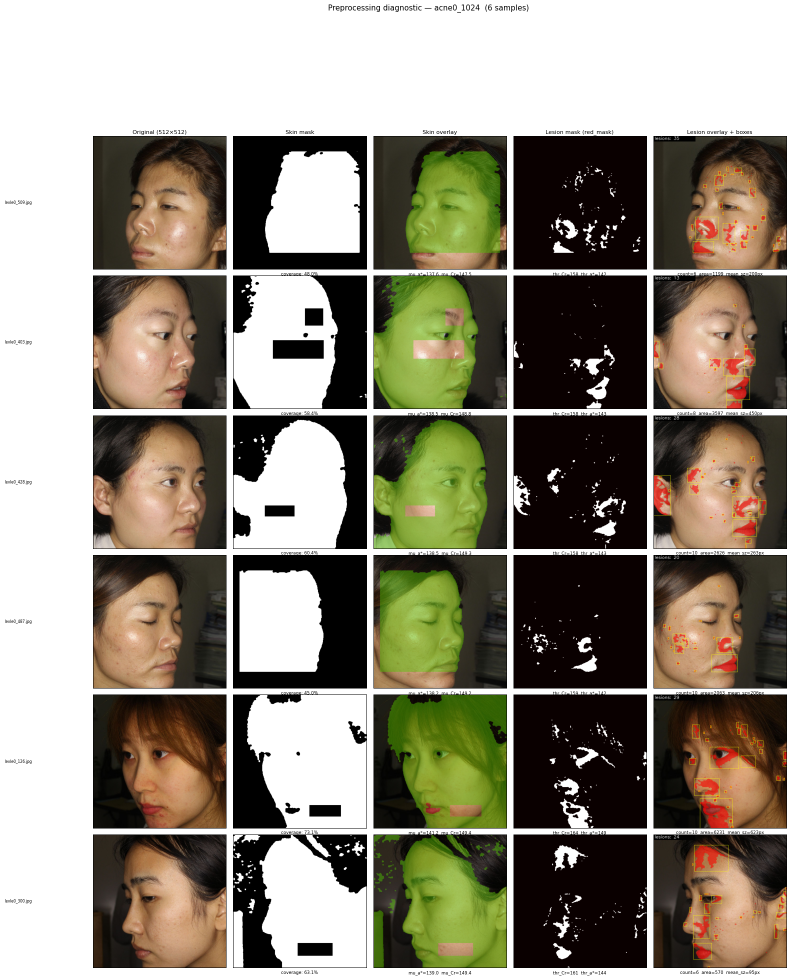
#> input picture diagnostics/grid_acne0_1024.png, 1581 x 1958 px (shown at 1/2 size)
$ python -i preprocessing.py   (imports and definitions only)
#> lines starting #> are read from the running program, lines starting #| are printed output that depends on the picture; after the words box and inside, x2 and y2 are one past the last pixel; in counts of white or black regions, pixels touching at a corner belong together
### src/config.py
import os

BASE_DIR = os.path.dirname(os.path.dirname(os.path.abspath(__file__)))
DATA_DIR = os.path.join(BASE_DIR, 'acne_1024')
MODELS_DIR = os.path.join(BASE_DIR, 'models')

CLASSES = ['acne1_1024', 'acne2_1024', 'acne3_1024']
IMG_SIZE = (512, 512)

# Ensure directories exist
for d in [MODELS_DIR]:
    if not os.path.exists(d):
        os.makedirs(d)

### src/preprocessing.py
import cv2
import numpy as np
import os
from src.config import BASE_DIR


class FaceProcessor:
    def __init__(self):
        # Primary cascade — general frontal face
        self.face_cascade = cv2.CascadeClassifier(
            cv2.data.haarcascades + 'haarcascade_frontalface_default.xml')

        # Secondary cascade — alt2 is trained differently and catches faces
        # the default cascade misses (e.g. slightly tilted, close-up, acne skin)
        self.face_cascade_alt = cv2.CascadeClassifier(
            cv2.data.haarcascades + 'haarcascade_frontalface_alt2.xml')

        self.eye_cascade = cv2.CascadeClassifier(
            cv2.data.haarcascades + 'haarcascade_eye.xml')

        self.nose_cascade = cv2.CascadeClassifier(
            os.path.join(BASE_DIR, 'haarcascade_mcs_nose.xml'))

    # ── face detection with cascade fallback chain ────────────────────────
    def _detect_face(self, gray_clahe):
        """
        Try four detection attempts in order of strictness.
        Returns (x, y, w, h) of the largest detected face, or None.

        Why a chain instead of a single call:
        - minNeighbors=5 + large minSize rejects many valid close-up acne photos.
        - Relaxing gradually lets us catch more faces before giving up entirely.
        - Using a second cascade (alt2) covers faces that the default model
          misses due to skin texture differences caused by heavy acne.
        """
        attempts = [
            # (cascade,               scaleFactor, minNeighbors, minSize)
            (self.face_cascade,      1.05,        4,            (90,  90)),
            (self.face_cascade,      1.10,        3,            (70,  70)),
            (self.face_cascade_alt,  1.05,        4,            (90,  90)),
            (self.face_cascade_alt,  1.10,        3,            (60,  60)),
        ]
        for cascade, scale, neighbors, min_size in attempts:
            faces = cascade.detectMultiScale(
                gray_clahe,
                scaleFactor=scale,
                minNeighbors=neighbors,
                minSize=min_size,
            )
            if len(faces) > 0:
                return tuple(sorted(faces, key=lambda f: f[2] * f[3], reverse=True)[0])
        return None

    # ── main pipeline ─────────────────────────────────────────────────────
    def preprocess_image(self, img_path):
        """
        1. Resize to 512×512
        2. CLAHE
        3. ROI mask  — face cascade chain → eye/nose suppression
                      → center-crop fallback if all cascades fail
        4. YCrCb skin segmentation
        """
#> called with img_path = '../diagnostics/grid_acne0_1024.png'
        img = cv2.imread(img_path)
#> img is the input picture: shape (1958, 1581, 3); mean B, G, R 122, 136.9, 143.5
        if img is None:
            return None, None

        img_resized = cv2.resize(img, (512, 512))
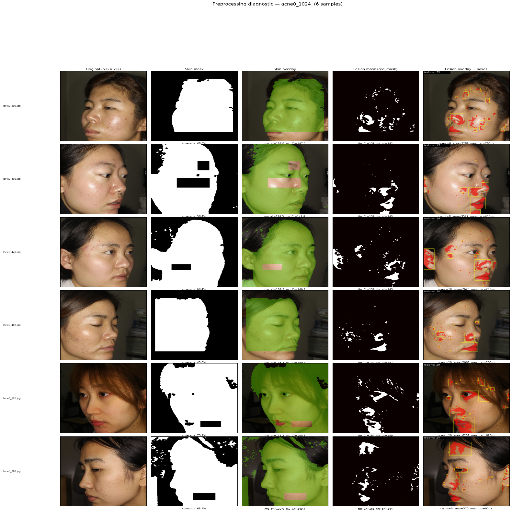
#> img_resized: shape (512, 512, 3); mean B, G, R 121.5, 136.5, 143

        gray       = cv2.cvtColor(img_resized, cv2.COLOR_BGR2GRAY)
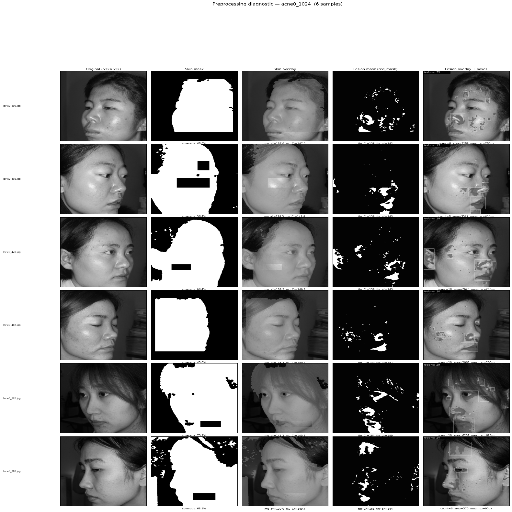
#> gray: shape (512, 512); min 0, max 255, mean 136.8
        clahe      = cv2.createCLAHE(clipLimit=3.0, tileGridSize=(8, 8))
        gray_clahe = clahe.apply(gray)
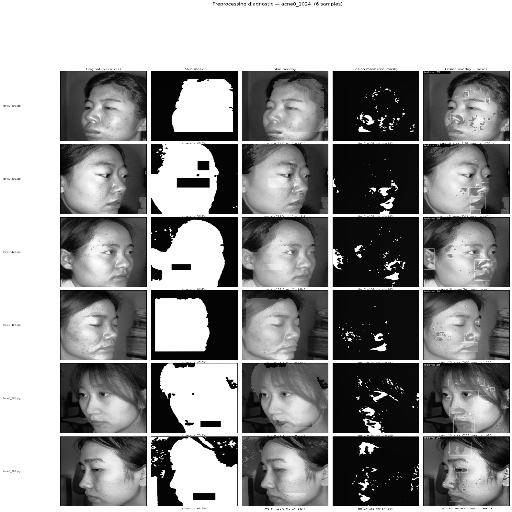
#> gray_clahe: shape (512, 512); min 1, max 255, mean 146.3

        roi_mask = np.ones((512, 512), dtype=np.uint8) * 255

        face = self._detect_face(gray_clahe)
#> the loop in _detect_face, `for cascade, scale, neighbors, min_size in attempts:` made 2 passes
#> faces on pass 2: [[140, 97, 112, 112]]
#> face = (140, 97, 112, 112)

        if face is not None:
            fx, fy, fw, fh = face
#> fx = 140; fy = 97; fw = 112; fh = 112
            face_roi = gray_clahe[fy:fy + fh, fx:fx + fw]
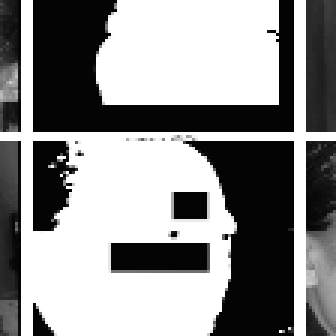
#> face_roi: shape (112, 112) (shown 3 times larger); min 3, max 255, mean 143.2

            eyes = self.eye_cascade.detectMultiScale(
                face_roi, scaleFactor=1.1, minNeighbors=6)
#> eyes = ()
            nose = self.nose_cascade.detectMultiScale(
                face_roi, scaleFactor=1.1, minNeighbors=6)
#> nose = ()

            for (ex, ey, ew, eh) in eyes:
                ex += fx;  ey += fy
                roi_mask[max(0, ey - 6) : min(512, ey + eh + 6),
                          max(0, ex - 8) : min(512, ex + ew + 8)] = 0
#> this loop made 0 passes
#> roi_mask: shape (512, 512); every value is 255

            for (nx, ny, nw, nh) in nose:
                nx += fx;  ny += fy
                roi_mask[max(0, ny - 5) : min(512, ny + nh + 5),
                          max(0, nx - 5) : min(512, nx + nw + 5)] = 0

            # ── lip / mouth exclusion ─────────────────────────────────────
            lip_y1 = int(fy + 0.68 * fh)
#> lip_y1 = 173
            lip_y2 = int(fy + 0.90 * fh)
#> lip_y2 = 197
            lip_x1 = int(fx + 0.20 * fw)
#> lip_x1 = 162
            lip_x2 = int(fx + 0.80 * fw)
#> lip_x2 = 229
            roi_mask[max(0, lip_y1):min(512, lip_y2),
                     max(0, lip_x1):min(512, lip_x2)] = 0
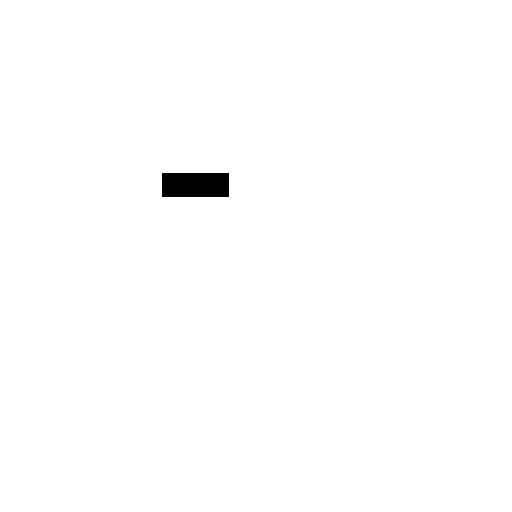
#> roi_mask: shape (512, 512); 99.4% white; 1 black region, box (x1, y1, x2, y2) and area: (162, 173, 229, 197) 1608

        # ── YCrCb skin segmentation ───────────────────────────────────────
        ycrcb     = cv2.cvtColor(img_resized, cv2.COLOR_BGR2YCrCb)
#> ycrcb: shape (512, 512, 3); mean of channels 0, 1, 2 136.8, 132.5, 119.4
        skin_mask = cv2.inRange(
            ycrcb,
            np.array([0,   133,  77], dtype=np.uint8),
            np.array([255, 173, 127], dtype=np.uint8),
        )
#> skin_mask: shape (512, 512); 30.4% white; 268 white regions (233 under 20 px), largest, box (x1, y1, x2, y2) and area: (333, 144, 419, 214) 5729, (333, 291, 419, 360) 5719, (333, 72, 419, 141) 5601

        skin_mask = cv2.morphologyEx(
            skin_mask, cv2.MORPH_CLOSE,
            cv2.getStructuringElement(cv2.MORPH_ELLIPSE, (9, 9)))
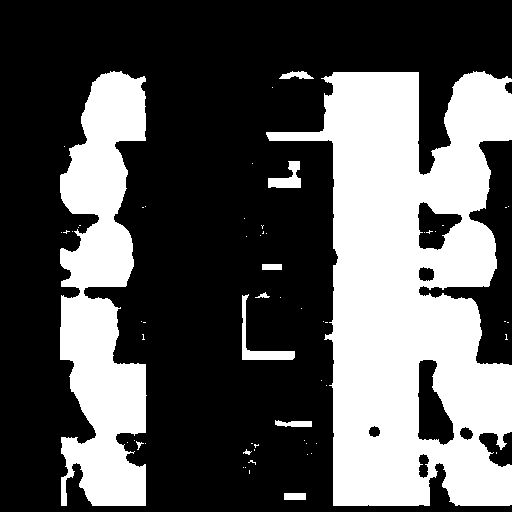
#> skin_mask: shape (512, 512); 34.7% white; 61 white regions (50 under 20 px), largest, box (x1, y1, x2, y2) and area: (266, 71, 512, 506) 64134, (60, 71, 147, 506) 24747, (242, 294, 295, 360) 707
        skin_mask = cv2.morphologyEx(
            skin_mask, cv2.MORPH_OPEN,
            cv2.getStructuringElement(cv2.MORPH_ELLIPSE, (5, 5)))
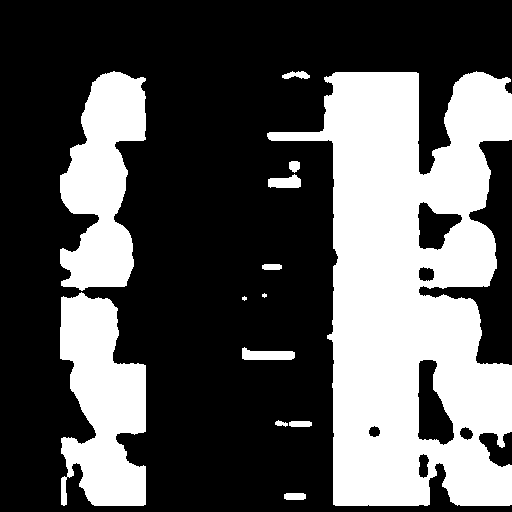
#> skin_mask: shape (512, 512); 34.4% white; 13 white regions (2 under 20 px), largest, box (x1, y1, x2, y2) and area: (267, 71, 512, 506) 64009, (60, 292, 146, 506) 12774, (60, 71, 146, 291) 11842

        return img_resized, cv2.bitwise_and(skin_mask, roi_mask)

>>> result = FaceProcessor().preprocess_image('../diagnostics/grid_acne0_1024.png')

$ run again, on diagnostics/grid_acne1_1024.png
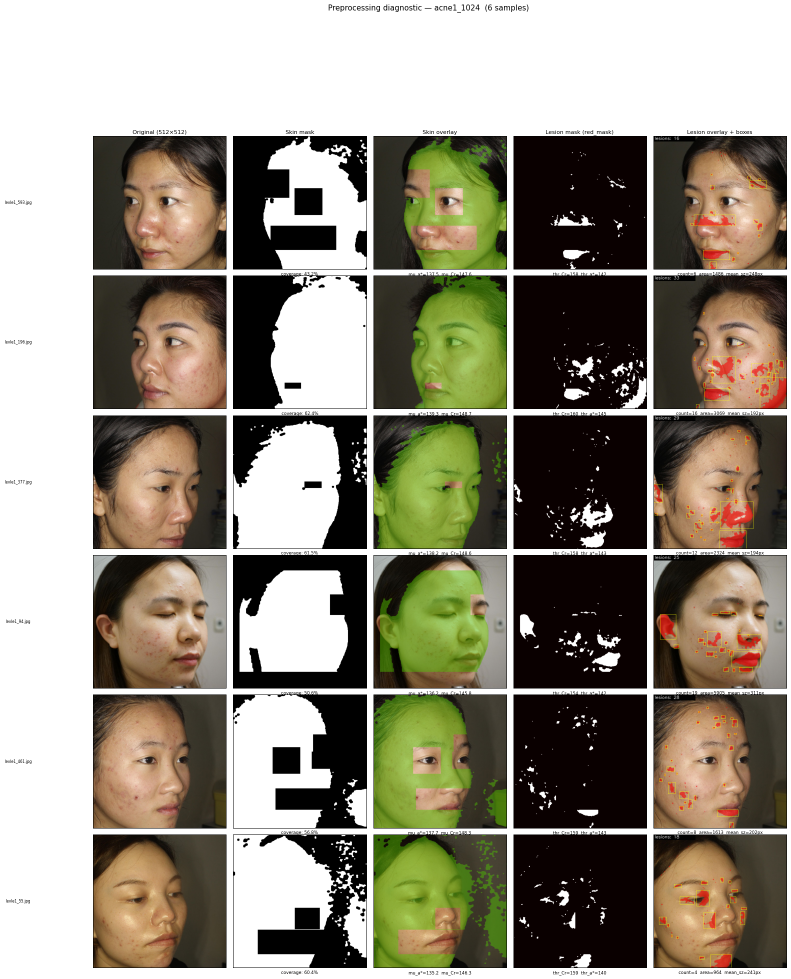
#> input picture diagnostics/grid_acne1_1024.png, 1581 x 1958 px (shown at 1/2 size)
#> in preprocess_image, img is the input picture: shape (1958, 1581, 3); mean B, G, R 125.3, 140.4, 146.8
#> the loop in _detect_face, `for cascade, scale, neighbors, min_size in attempts:` made 2 passes
#> faces on pass 2: [[256, 74, 77, 77], [76, 222, 81, 81], [83, 289, 75, 75]]
#> face = (76, 222, 81, 81)
#> fx = 76; fy = 222; fw = 81
#> eyes = ()
#> lip_y1 = 277
#> lip_y2 = 294
#> lip_x1 = 92
#> lip_x2 = 140
#> in preprocess_image, `roi_mask[max(0, lip_y1):min(512, lip_y2), max(0, lip_x1):min(512, lip_..`:
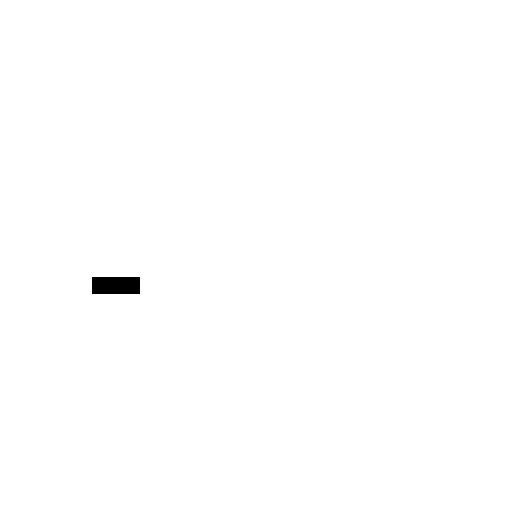
#> roi_mask: shape (512, 512); 99.7% white; 1 black region, box (x1, y1, x2, y2) and area: (92, 277, 140, 294) 816
#> ycrcb: shape (512, 512, 3); mean of channels 0, 1, 2 140.2, 132.4, 119.3
#> in preprocess_image, `skin_mask = cv2.morphologyEx( skin_mask, cv2.MORPH_OPEN, cv2.getStruct..`:
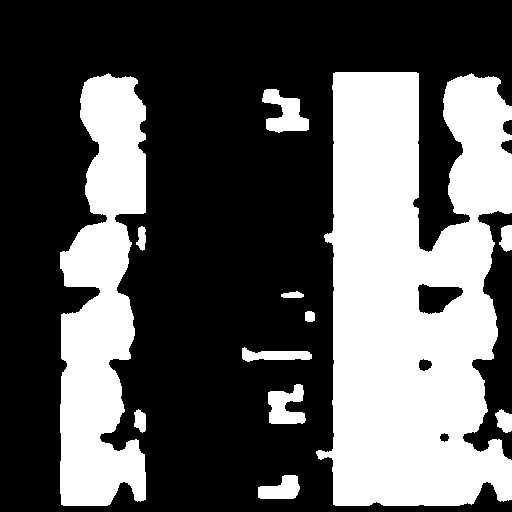
#> skin_mask: shape (512, 512); 35.8% white; 12 white regions, largest, box (x1, y1, x2, y2) and area: (316, 72, 512, 506) 63942, (60, 73, 146, 506) 25176, (262, 89, 309, 133) 1174

$ run again, on diagnostics/grid_acne2_1024.png
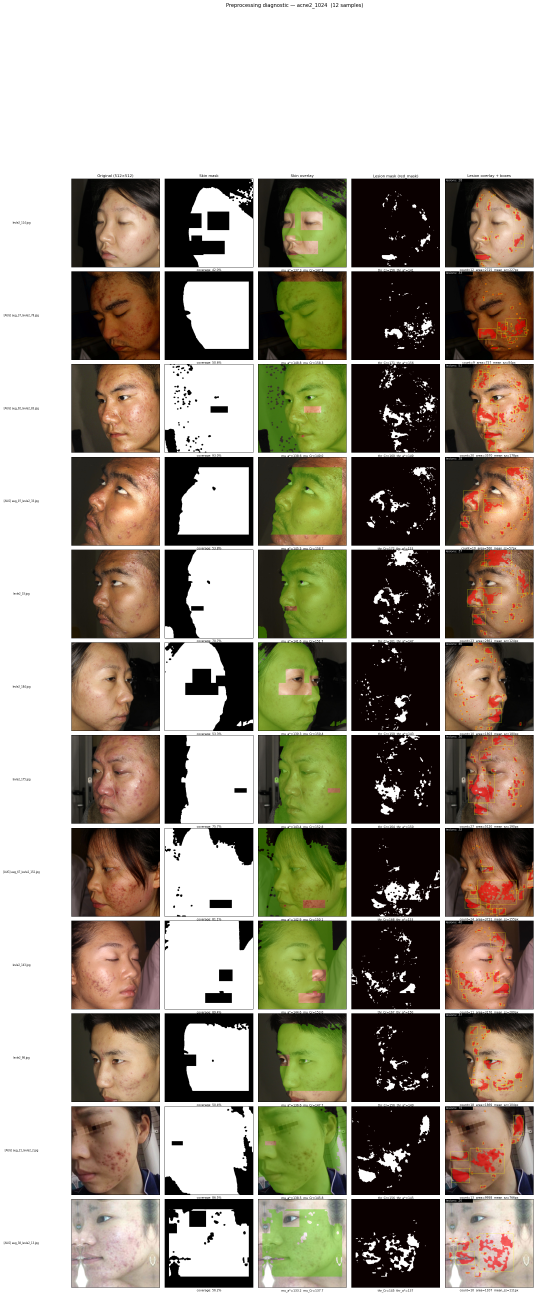
#> input picture diagnostics/grid_acne2_1024.png, 1608 x 3885 px (shown at 1/3 size)
#> in preprocess_image, img is the input picture: shape (3885, 1608, 3); mean B, G, R 132.5, 147.8, 155.9
#> the loop in _detect_face, `for cascade, scale, neighbors, min_size in attempts:` made 1 pass
#> faces on pass 1: [[250, 329, 105, 105]]
#> face = (250, 329, 105, 105)
#> fx = 250; fy = 329; fw = 105
#> eyes = ()
#> lip_y1 = 400
#> lip_y2 = 423
#> lip_x1 = 271
#> lip_x2 = 334
#> in preprocess_image, `roi_mask[max(0, lip_y1):min(512, lip_y2), max(0, lip_x1):min(512, lip_..`:
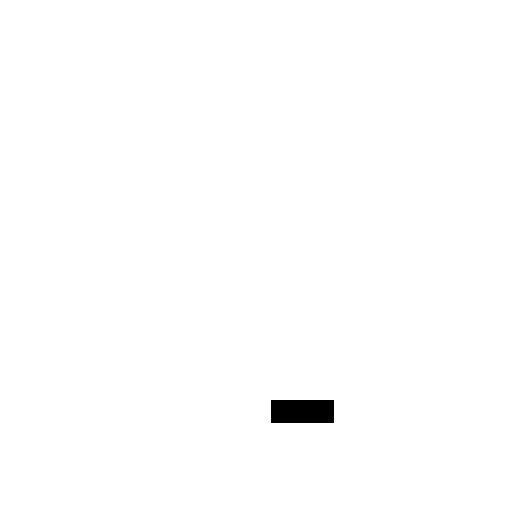
#> roi_mask: shape (512, 512); 99.4% white; 1 black region, box (x1, y1, x2, y2) and area: (271, 400, 334, 423) 1449
#> ycrcb: shape (512, 512, 3); mean of channels 0, 1, 2 148.7, 133.3, 118.9
#> in preprocess_image, `skin_mask = cv2.morphologyEx( skin_mask, cv2.MORPH_OPEN, cv2.getStruct..`:
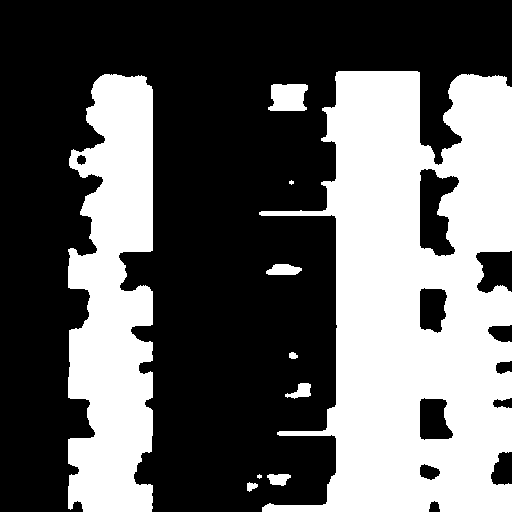
#> skin_mask: shape (512, 512); 38.6% white; 10 white regions (2 under 20 px), largest, box (x1, y1, x2, y2) and area: (259, 71, 512, 512) 70173, (68, 74, 153, 512) 29190, (268, 84, 308, 111) 913

$ run again, on diagnostics/grid_acne3_1024.png
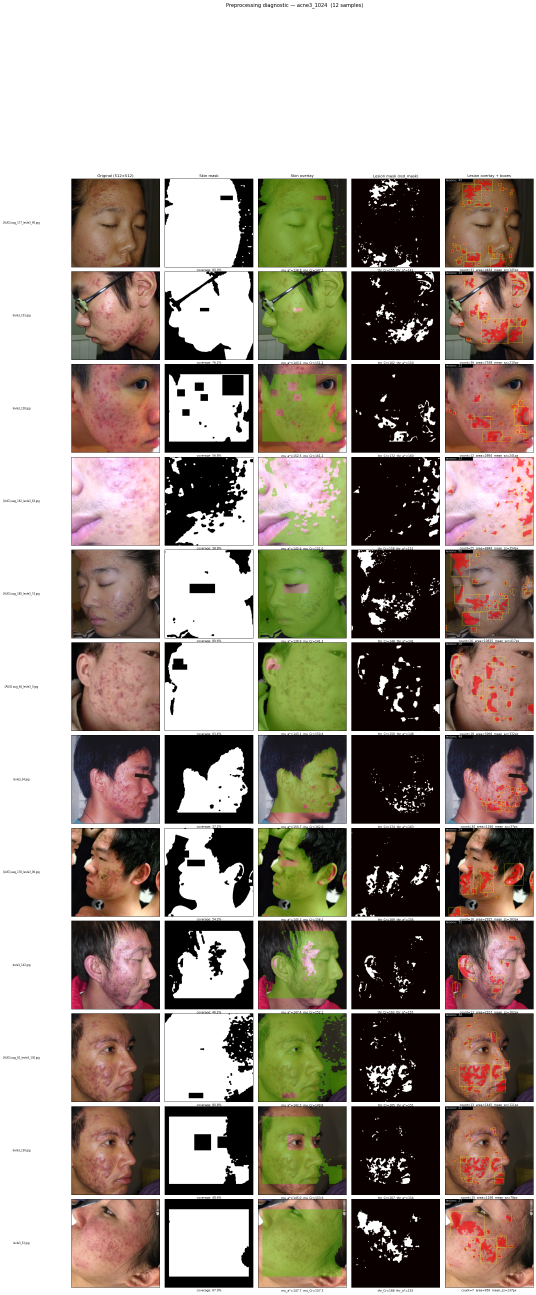
#> input picture diagnostics/grid_acne3_1024.png, 1608 x 3885 px (shown at 1/3 size)
#> in preprocess_image, img is the input picture: shape (3885, 1608, 3); mean B, G, R 137.2, 148.2, 158.9
#> the loop in _detect_face, `for cascade, scale, neighbors, min_size in attempts:` made 1 pass
#> faces on pass 1: [[244, 254, 113, 113]]
#> face = (244, 254, 113, 113)
#> fx = 244; fy = 254; fw = 113
#> eyes = ()
#> lip_y1 = 330
#> lip_y2 = 355
#> lip_x1 = 266
#> lip_x2 = 334
#> ycrcb: shape (512, 512, 3); mean of channels 0, 1, 2 150.4, 134.3, 120.6
#> in preprocess_image, `skin_mask = cv2.morphologyEx( skin_mask, cv2.MORPH_OPEN, cv2.getStruct..`:
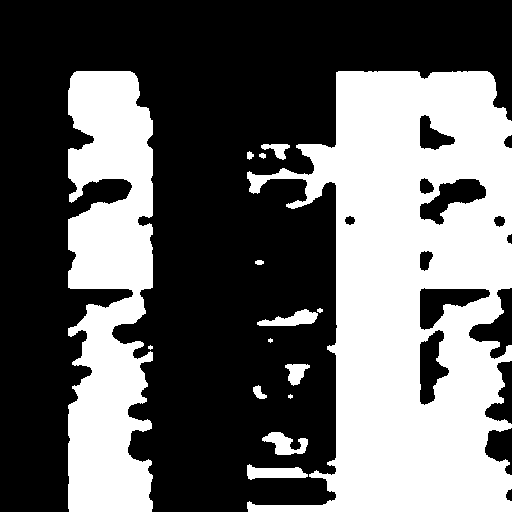
#> skin_mask: shape (512, 512); 39.5% white; 15 white regions (3 under 20 px), largest, box (x1, y1, x2, y2) and area: (247, 71, 512, 512) 71431, (68, 71, 153, 512) 29626, (247, 464, 308, 480) 607
